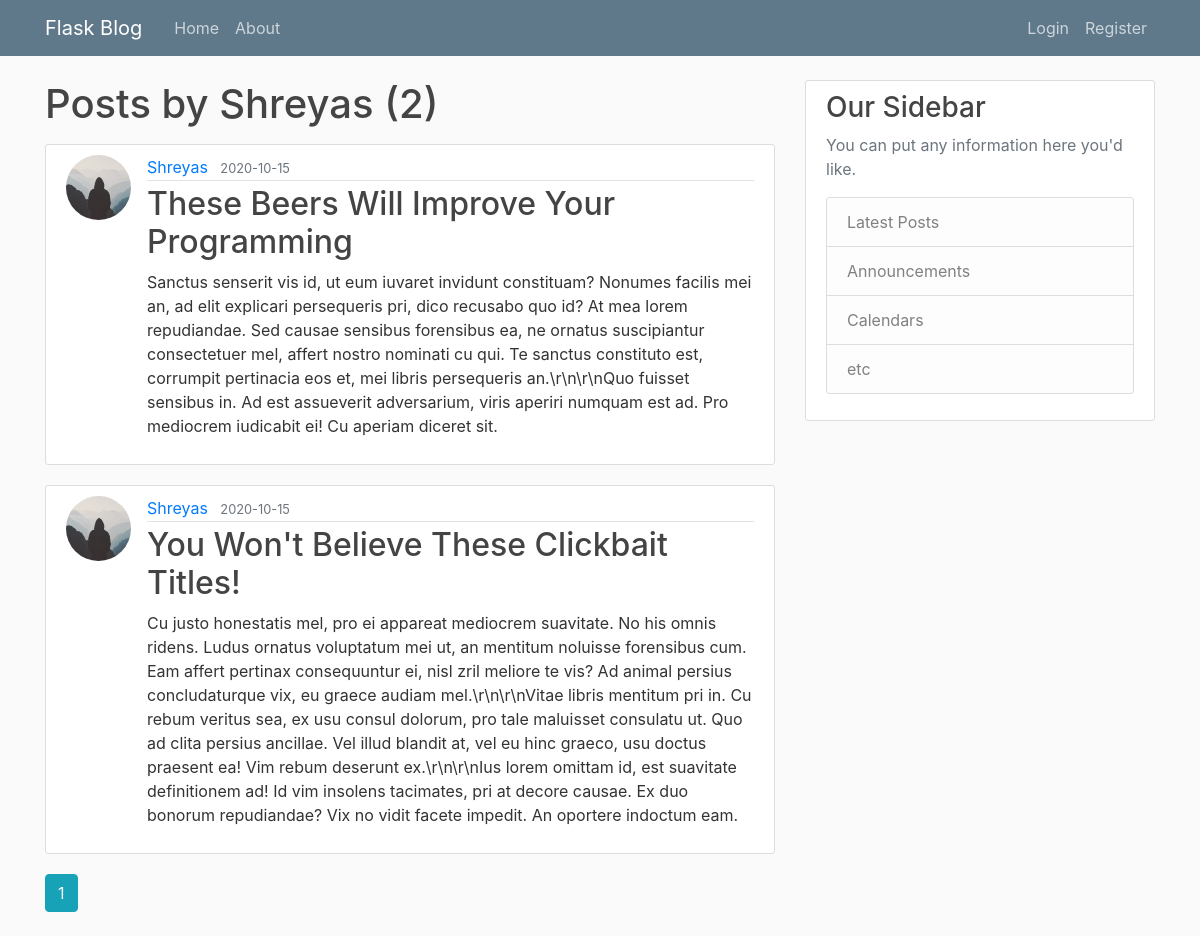
The page /user/Shreyas on the database its author committed.
### flaskblog/models.py (models this page shows, shortened)
class User(db.Model, UserMixin):
    id = db.Column(db.Integer, primary_key=True)
    username = db.Column(db.String(20), unique=True, nullable=False)
    email = db.Column(db.String(120), unique=True, nullable=False)
    image_file = db.Column(db.String(20), nullable=False, default='default.jpg')
    password = db.Column(db.String(60), nullable=False)
    posts = db.relationship('Post', backref='author', lazy=True)

class Post(db.Model):
    id = db.Column(db.Integer, primary_key=True)
    title = db.Column(db.String(100), nullable=False)
    date_posted = db.Column(db.DateTime, nullable=False, default=datetime.utcnow)
    content = db.Column(db.Text, nullable=False)
    user_id = db.Column(db.Integer, db.ForeignKey('user.id'), nullable=False)

### flaskblog/routes.py (the view)
@app.route("/user/<string:username>")
def user_posts(username):
    page = request.args.get('page', 1, type=int)
    user = User.query.filter_by(username=username).first_or_404()
    posts = Post.query.filter_by(author=user)\
        .order_by(Post.date_posted.desc())\
        .paginate(page=page, per_page=5)
    return render_template('user_posts.html', posts=posts, user=user)

### flaskblog/templates/user_posts.html
{% extends "layout.html" %}
{% block content %}
    <h1 class="mb-3">Posts by {{ user.username }} ({{ posts.total }})</h1>
    {% for post in posts.items %}
        <article class="media content-section">
          <img class="rounded-circle article-img" src="{{ url_for('static', filename='profile_pics/' + post.author.image_file) }}">
          <div class="media-body">
            <div class="article-metadata">
              <a class="mr-2" href="{{ url_for('user_posts', username=post.author.username) }}">{{ post.author.username }}</a>
              <small class="text-muted">{{ post.date_posted.strftime('%Y-%m-%d') }}</small>
            </div>
            <h2><a class="article-title" href="{{ url_for('post', post_id=post.id) }}">{{ post.title }}</a></h2>
            <p class="article-content">{{ post.content }}</p>
          </div>
        </article>
    {% endfor %}
    {% for page_num in posts.iter_pages(left_edge=1, right_edge=1, left_current=1, right_current=2) %}
      {% if page_num %}
        {% if posts.page == page_num %}
          <a class="btn btn-info mb-4" href="{{ url_for('user_posts', username=user.username, page=page_num) }}">{{ page_num }}</a>
        {% else %}
          <a class="btn btn-outline-info mb-4" href="{{ url_for('user_posts', username=user.username, page=page_num) }}">{{ page_num }}</a>
        {% endif %}
      {% else %}
        ...
      {% endif %}
    {% endfor %}
{% endblock content %}

### flaskblog/static/main.css (style rules this page uses)
body { background: #fafafa; color: #333333; margin-top: 5rem; }
h1, h2, h3, h4, h5, h6 { color: #444444; }
.content-section { background: #ffffff; padding: 10px 20px; border: 1px solid #dddddd; border-radius: 3px; margin-bottom: 20px; }
.article-title { color: #444444; }
.article-content { white-space: pre-line; }
.article-img { height: 65px; width: 65px; margin-right: 16px; }
.article-metadata { padding-bottom: 1px; margin-bottom: 4px; border-bottom: 1px solid #e3e3e3 }

### rows shown on the page
User: username "Shreyas"
Post: image_file (placeholder picture), author.username "Shreyas", date_posted "2020-10-15", title "These Beers Will Improve Your Programming", content "Sanctus senserit vis id, ut eum iuvaret invidunt constituam? Nonumes facilis mei an, ad elit explicari persequeris pri, dico recusabo quo id? At mea lorem repudiandae. Sed causae sensibus forensibus ea, ne ornatus suscipiantur consectetuer mel, affert nostro nominati cu qui. Te sanctus constituto est, corrumpit pertinacia eos et, mei libris persequeris an.\\r\\n\\r\\nQuo fuisset sensibus in. Ad est assueverit adversarium, viris aperiri numquam est ad. Pro mediocrem iudicabit ei! Cu aperiam diceret sit."
Post: image_file (placeholder picture), author.username "Shreyas", date_posted "2020-10-15", title "You Won't Believe These Clickbait Titles!", content "Cu justo honestatis mel, pro ei appareat mediocrem suavitate. No his omnis ridens. Ludus ornatus voluptatum mei ut, an mentitum noluisse forensibus cum. Eam affert pertinax consequuntur ei, nisl zril meliore te vis? Ad animal persius concludaturque vix, eu graece audiam mel.\\r\\n\\r\\nVitae libris mentitum pri in. Cu rebum veritus sea, ex usu consul dolorum, pro tale maluisset consulatu ut. Quo ad clita persius ancillae. Vel illud blandit at, vel eu hinc graeco, usu doctus praesent ea! Vim rebum deserunt ex.\\r\\n\\r\\nIus lorem omittam id, est suavitate definitionem ad! Id vim insolens tacimates, pri at decore causae. Ex duo bonorum repudiandae? Vix no vidit facete impedit. An oportere indoctum…"

### other values the page prints
{{ posts.total }} "2"
{{ page_num }} "1"
